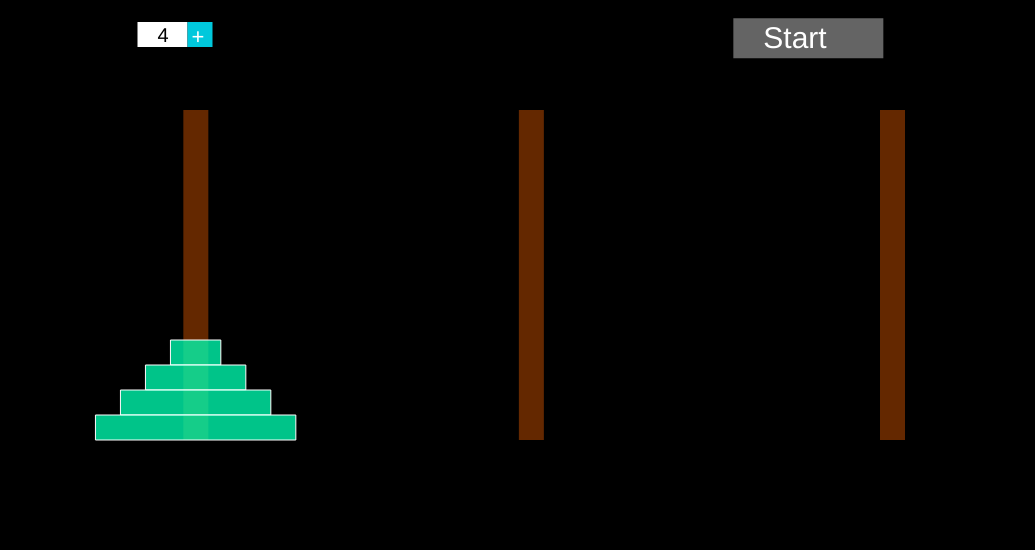
Frame 1 (no input)
Frame 60 (no input): identical to frame 1, image omitted
Frame 120 (the mouse pressed at the canvas centre since frame 60): identical to frame 1, image omitted

The p5.js sketch that drew this single still picture (run headless with seeded random() and noise() and a simulated clock; from frame 60 on, the mouse is pressed at the canvas centre):

// p5.js sketch
// ── sketch.js
let numeros = [];
let pilastrevalores = [1, 0, 0];
let pilastrequantidades = [3, 0, 0];
let blocos = [];
let bloco1;
let bloco2;
let bloco3;
let pilastre1;
let pilastre1valores;
let pilastre2valores;
let pilastre3valores;
let todospilastrevalores;
let pilastre2;
let pilastre3;
let ot = 0;
let pilastres = [];
let mover = true;
let moverpilastre;
let n = 1;
let m = 0;
let k = 0;
let b;
let speed;
let proximo = false;
let cont;
let final = false
let final2 = false
let essefinal = false
let inicio = true
let simulacao = true
let widthh;
let blocostotais = 4;
let listadeblocos = []
let somaa = 0;
let listapilastre1 = [];
let listapilastre2 = [0];
let listapilastre3 = [0];
let listapilastres = [];
let pl;
let pq, teste1, teste2;
let segundo = true
let simulacao2 = false;
let variavel = 3
let variavel2 = false


function mousePressed(){
  if (simulacao2 == false){
    variavel2 = false
  if (mouseX > widthh/8 + 50 && mouseX < widthh/8 + 100 && mouseY > widthh/50 && mouseY < widthh/50 + 25){
     blocostotais = (blocostotais + 1)%10
    listapilastre1 = null
    blocos = null
    numeros = null
    numeros = []
    listapilastre1 = []
    blocos = []
    listapilastre1 = [];
    listapilastre2 = [0];
    listapilastre3 = [0];
    pilastre1.blocosquant = blocostotais
    pilastre2.blocosquant = 0
    pilastre3.blocosquant = 0
    for (var a = 0; a < blocostotais; a += 1){
    var bloco = new Blocos(a)
    blocos.push(bloco)
  }
  for (var b = 0; b < blocostotais; b +=1){
    numeros.push(0)
  }
  for (var p = 0; p < blocostotais; p += 1){
     somaa += 2**p
}
     for (var nm = blocostotais; nm >= 0; nm -=1){
    listapilastre1.push(2**nm)
  }
  }
  }
  if (simulacao2 == false){
    if (mouseX > widthh*2/3 && mouseX < widthh*2/3 + 150 && mouseY > widthh/60 && mouseY < widthh/60 + 40){
    simulacao2 = true
    simulacao = true
  }
  }
}
let Canvas
function setup() {
    widthh = windowWidth 
  if (widthh > 1100){
    widthh = 1100
  }
  Canvas = createCanvas(widthh*0.95, widthh*0.5);
  Canvas.position(widthh*0.15, widthh*0.04)
  for (var a = 0; a < blocostotais; a += 1){
    var bloco = new Blocos(a)
    blocos.push(bloco)
  }
  for (var b = 0; b < blocostotais; b +=1){
    numeros.push(0)
  }
  for (var p = 0; p < blocostotais; p += 1){
     somaa += 2**p
}
  //bloco1 = new Blocos(0);
  //bloco2 = new Blocos(1);
  //bloco3 = new Blocos(2);
  pilastre1 = new Pilastres(widthh/6, 0)
  pilastre2 = new Pilastres(widthh/2.12, 1)
  pilastre3 = new Pilastres(widthh/1.25, 2)
  pilastre1.blocosquant = blocostotais
  pilastre2.blocosquant = 0
  pilastre3.blocosquant = 0
  //blocos = [bloco1, bloco2, bloco3]
  pilastres = [pilastre1, pilastre2, pilastre3]
  pilastre1valores = somaa
  pilastre2valores = 0
  pilastre3valores = 0
  todospilastrevalores = [pilastre1valores, pilastre2valores, pilastre3valores]
  for (var nm = blocostotais; nm >= 0; nm -=1){
    listapilastre1.push(2**nm)
  }
  listapilastres = [listapilastre1, listapilastre2, listapilastre3]
}

function draw() {
  background(0);
  pilastrevalores = todospilastrevalores
  pilastre1.showpilastre();
  pilastre2.showpilastre();
  pilastre3.showpilastre();
   if (simulacao2 == false){
  fill(100, 100, 100)
  rect(widthh*2/3, widthh/60, 150, 40)
  fill(255)
  textSize(30)
  text('Start', widthh*2/3 + 30,  widthh/60 + 30)
  rect(widthh/8, widthh/50, 50, 25)
  textSize(20)
  fill(0)
  text(blocostotais, widthh/8 + 20, widthh/50 + 20)
  fill(0, 200, 220)
  rect(widthh/8 + 50, widthh/50, 25, 25)
  fill(255)
  textSize(22)
  text('+', widthh/8 + 54, widthh/50 + 22)
  }
  for (var a = 0; a < blocostotais; a+=1){
    blocos[a].showbloco();
  }
  //bloco1.showbloco();
  //bloco2.showbloco();
  //bloco3.showbloco();
  k = 0
  cont = 0
  if (simulacao2){
  if (simulacao){
  for (let a of numeros){
    k += 1
    if (a == 0){
      cont += 1
      if (cont == 1){
        b = numeros.indexOf(a)
        pl = listapilastres[(blocos[b].pilastrepos + 1)%3].length
        pq = listapilastres[(blocos[b].pilastrepos + 2)%3].length
        teste1 = listapilastres[(blocos[b].pilastrepos + 1)%3]
        teste2 = listapilastres[(blocos[b].pilastrepos + 1)%3]
        segundo = true
      if (teste1[pl - 1]/blocos[b].valor > 1 || teste1[pl - 1] == 0){
        moverpilastre = pilastres[(blocos[b].pilastrepos + 1)%3]
        segundo = false
        
      } 
        if (segundo){
        moverpilastre = pilastres[(blocos[b].pilastrepos + 2)%3] 
        }
      }
    
    }
    if (mover){
      console.log('hi')
        if (blocos[b].y > 45){
          blocos[b].moveverticalcima()
        }
      }
    if (blocos[b].y <= 45){
          mover = false
      if (inicio){
          if (blocos[b].x < moverpilastre.x){
            speed = n
          }
          if (blocos[b].x > moverpilastre.x){
            speed = n*(-1)
          }
        inicio = false
      }
          //if (blocos[b].x != moverpilastre.x - 50*(blocos[b].num +1)/2 + 12.5){
            //blocos[b].movehorizontal( moverpilastre)
          //}
          if (speed > 0){
            if (blocos[b].x != moverpilastre.x - 50*(blocos[b].num +1)/2 + 12.5){
            blocos[b].movehorizontal( moverpilastre)
          }
            if (blocos[b].x >= moverpilastre.x - 50*(blocos[b].num +1)/2 + 12.5){
              essefinal = true
              }
          }
      if (speed < 0){
        if (blocos[b].x != moverpilastre.x - 50*(blocos[b].num +1)/2 + 12.5){
            blocos[b].movehorizontal( moverpilastre)
          }
            if (blocos[b].x <= moverpilastre.x - 50*(blocos[b].num +1)/2 + 12.5){
              essefinal = true
              }
          }
      }
  if (essefinal){
    //blocos[b].x >= ( moverpilastre.x - 50*(blocos[b].num +1)/2 + 12.5 || blocos[b].x <= moverpilastre.x - 50*(blocos[b].num +1)/2 + 12.5)
  if (essefinal){
       if (blocos[b].y < 0.8*widthh*0.5 -  moverpilastre.blocosquant*25 - 25){
           blocos[b].moveverticalbaixo( moverpilastre)

          if (blocos[b].y >= 0.8*widthh*0.5 -  moverpilastre.blocosquant*25 - 25)
          {
            final = true
          }
       }
         if (final){
              moverpilastre.blocosquant += 1
           pilastres[blocos[b].pilastrepos].blocosquant -= 1
            let a = blocos[b].valor
            numeros[b] = 1
            let i = 1
            if (b == 1){
              numeros[0] = 0
            }
            if (b - 1 > 0){
               for (numeros[b - i]; numeros[0]; i ++)
                 numeros[b - i] = 0
                }
             comercarmovimento = true
             mover = true
           //nsole.log('hi')
             m += 1
           final = false
           final2 = true
           essefinal = false
           inicio = true
           
          }
  }
      if (final2){
    final2 = false
        listapilastres[blocos[b].pilastrepos].pop()
        listapilastres[blocos[b].pilastrepos].unshift(0)
        listapilastres[moverpilastre.espc].push(blocos[b].valor)
        let l = moverpilastre.espc
        blocos[b].pilastrepos = l
        //console.log(listapilastres[moverpilastre.espc])

        
  } 
    }
  }
  }
  fill(0, 250, 175, 200)
  textSize(50)
  for (var h = blocostotais; h > 0; h -=1 ){
    text(numeros[h - 1] + '   ', 0.8*widthh*0.5 + 150 - 30*h, 0.95*widthh*0.5 )
  }
  //text(numeros[2]+ '' + numeros[1] + '' + numeros[0], 0.8*widthh*0.5 + 50, 0.95*widthh*0.5)
  if (m == 2){
    m = 0
  }
  if (final2){
  }
  let sum = 0
  for (var a = 0; a < numeros.length; a += 1){
      sum += numeros[a]
    if (sum == numeros.length ){
      simulacao = false
      simulacao2 = false
       for (var r = 0; r < blocostotais; r+=1){
    blocos[r].x = widthh/6 - 50*(blocos[r].num +1)/2 + 12.5;
  }
      numeros = null
      numeros = []
      
    }
    }
  }
}

class Pilastres{
  constructor(x, espc){
    this.espc = espc
    this.x = x
    this.blocopos = undefined
    this.blocosquant = undefined
  }
  
  showpilastre(){
    fill(100, 40, 0)
    noStroke()
    rect(this.x, 0.2*widthh*0.5, 25, 0.6*widthh*0.5)
  }
}
class Blocos {
  constructor(num){
    this.num = num
    this.x = widthh/6 - 50*(num +1)/2 + 12.5;
    this.y = 0.8*widthh*0.5 - (blocostotais - num)*25
    this.valor = 2**num;
    this.pilastrepos = 0
  }
  showbloco(){
    fill(0, 250, 175, 200);
    stroke(255);
    rect(this.x, this.y, (this.num + 1)*50, 25)
  }
  movehorizontal(pilastre){
    if (this.x < pilastre.x){
      this.x += speed
    }
    if (this.x > pilastre.x - 50*(this.num +1)/2 + 12.5){
      this.x += speed
    }
  }
  moveverticalcima(){
    if (this.y > 45){
      this.y = this.y - n
    }
  }
  moveverticalbaixo(pilastre){
    if (this.y < 0.8*widthh*0.5 - pilastre.blocosquant*25 - 25){
      this.y +=  n
    }
  }
}
